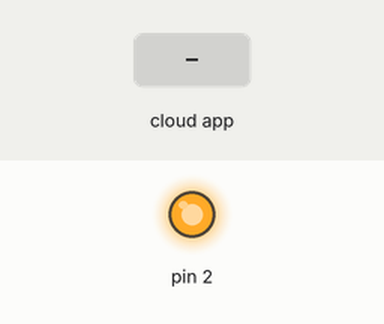
This sketch was run on a simulated Arduino Uno, built for the host (arithmetic inside an expression is 32-bit, double 64-bit). Parts: output pins drawn as LEDs (lit = HIGH). The test bench sets the inputs (shaded band).

Above: at 5.9 s.
6.0 s: the phone or cloud app sets 5 to 1
At 6.8 s:
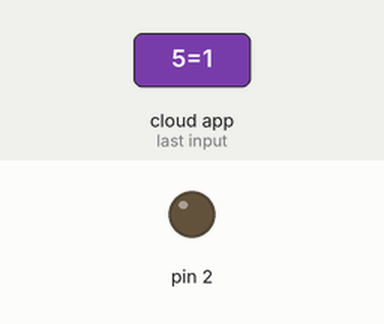
8.0 s: the phone or cloud app sets 5 to 0
At 9.5 s:
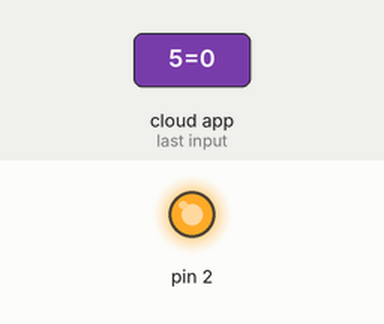
Timing chart, 0 to 11.0 s (numbered marks = the images above; inputs shaded):
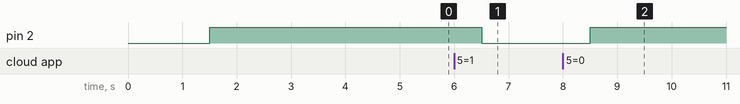

The sketch:

Cayenne_esp32.ino
```cpp
/*
This example shows how to connect to Cayenne using an ESP32 and send/receive sample data.
The CayenneMQTT Library is required to run this sketch. If you have not already done so you can install it from the Arduino IDE Library Manager.
*/
//#define CAYENNE_DEBUG
#define CAYENNE_PRINT Serial
#include <CayenneMQTTESP32.h>
#include <ArduinoJson.h>
#include <SoftwareSerial.h>
#define RXD2 16
#define TXD2 17

// WiFi network info.
char ssid[] = "WINSTAR-GUEST";
char wifiPassword[] = "16527682";

// Cayenne authentication info. This should be obtained from the Cayenne Dashboard.
char username[] = "2ed12840-d7af-11eb-a2e4-b32ea624e442";
char password[] = "5a0d54eb1f0456f6adeccd6808679e75e25d8fe1";
char clientID[] = "007d7a10-decc-11eb-b767-3f1a8f1211ba";
const unsigned long postingInterval = 20000L;
float temperature;
float amplitude;
float power;
float voltage = 110;
unsigned char r = 0;
int num;
int tick;
String txtMsg;
SoftwareSerial linkSerial(16, 17); // RX, TX

void setup() {
  Serial.begin(115200);
  while (!Serial) {};
  linkSerial.begin(4800);
	Cayenne.begin(username, password, clientID, ssid, wifiPassword);
  pinMode(2, OUTPUT);
  digitalWrite(2, HIGH);
}

void loop() {
	Cayenne.loop();
  while (linkSerial.available()){
    StaticJsonDocument<300> doc;
    DeserializationError err = deserializeJson(doc, linkSerial);
    if (err == DeserializationError::Ok){
      // Print the values
      // (we must use as<T>() to resolve the ambiguity)
      Serial.print("temp = ");
      temperature = doc["temp"].as<float>();
      Serial.println(temperature);

      Serial.print("amplitude = ");
      amplitude = doc["amplitude_current"].as<float>();
      Serial.println(amplitude);

      Serial.print("button = ");
      num = doc["num"].as<int>();
      Serial.println(num);

      Serial.println("---");
    }else{
      // Print error to the "debug" serial port
      Serial.print("deserializeJson() returned ");
      Serial.println(err.c_str());

      //Flush all bytes in the "link" serial port buffer
      while (linkSerial.available() > 0)
        linkSerial.read();
    }
    power = amplitude * voltage;
  }
}

CAYENNE_OUT_DEFAULT()
{
	// Write data to Cayenne here. This example just sends the current uptime in milliseconds on virtual channel 0.
	  Cayenne.virtualWrite(0, temperature, "temp", "c");
    Cayenne.virtualWrite(1, temperature, "temp", "c");
    Cayenne.virtualWrite(2, amplitude, "current", "a");
    Cayenne.virtualWrite(3, amplitude, "current", "a");
    Cayenne.virtualWrite(4, power, "Watts", "w");
    Cayenne.virtualWrite(6, num, "digital_sensor", "d");
}
// Default function for processing actuator commands from the Cayenne Dashboard.
// You can also use functions for specific channels, e.g CAYENNE_IN(1) for channel 1 commands.
CAYENNE_IN(5){
	digitalWrite(2, !getValue.asInt());
  //CAYENNE_LOG("Channel %u, value %s", request.channel, getValue.asString());
	//Process message here. If there is an error set an error message using getValue.setError(), e.g getValue.setError("Error message");
}
```

Measured:
- after the input at 6.0 s, pin 2: HIGH → LOW after 0.50 s
- after the input at 8.0 s, pin 2: LOW → HIGH after 0.50 s
